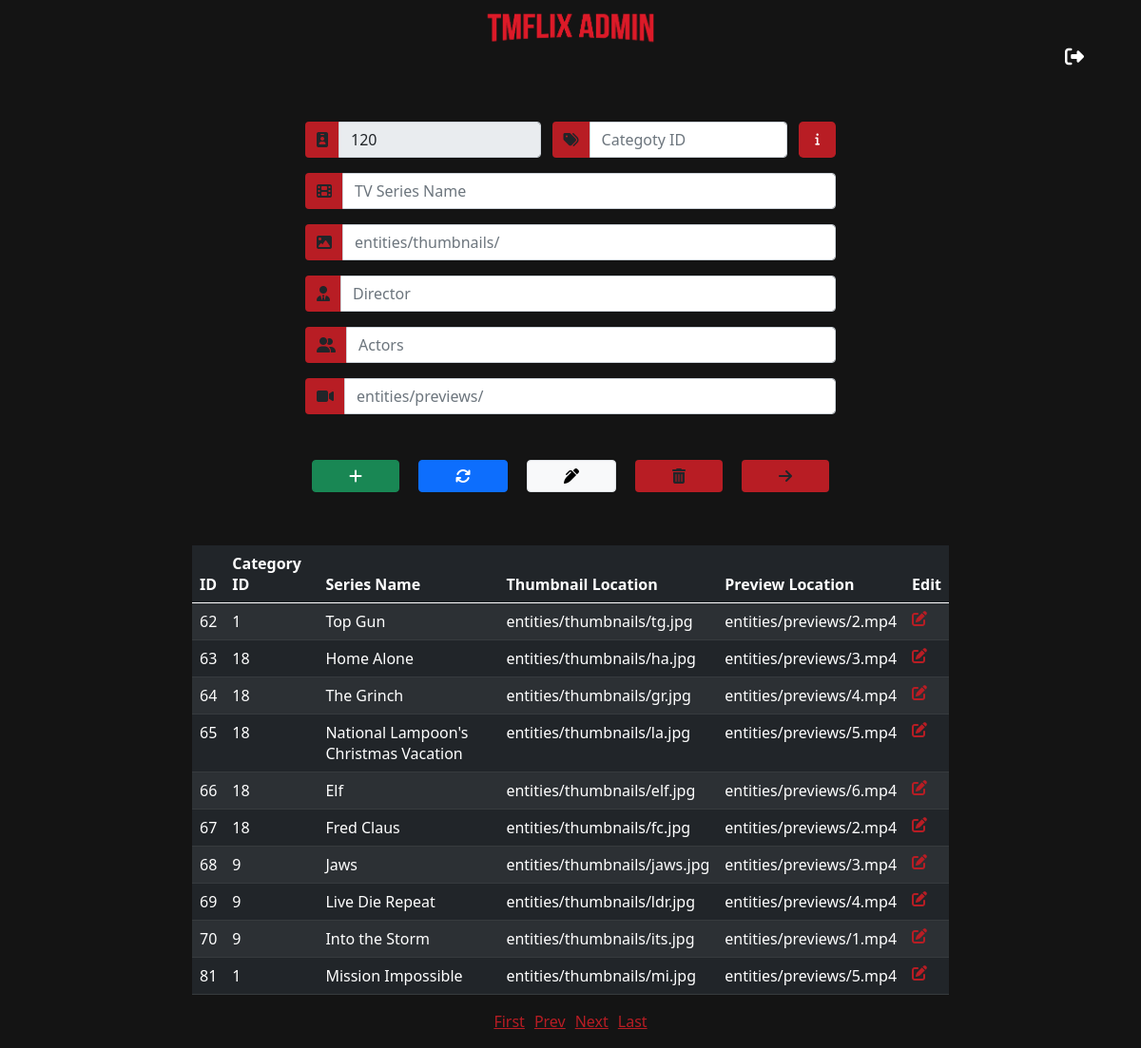
The app's page /adminPage.php?pageno=3 with its own data.
### tables this page shows
CREATE TABLE `entities` (
  `id` int(11) NOT NULL,
  `name` varchar(250) NOT NULL,
  `thumbnail` varchar(250) NOT NULL,
  `preview` varchar(250) NOT NULL,
  `categoryId` int(11) NOT NULL
);

### adminPage.php (the view, shortened to what this page needs)
<?php
require_once("includes/classes/component.php");
require_once("includes/adminNavBar.php");
?>
<!DOCTYPE html>
<html>
<head>
	<link href="https://cdn.jsdelivr.net/npm/bootstrap@5.0.2/dist/css/bootstrap.min.css" rel="stylesheet">
	<link rel="stylesheet" type="text/css" href="assets/style/adminStyle.css">
</head>
<body>
	<div class="wrapper">
	<main class="mainContainer">
		<div class="container text-center">
			<div class="d-flex justify-content-center">
				<form action="" method="post" class="w-50">
					<div class="d-flex justify-content-center">
						<div class="row py-2">
							<div class="col colId">
							</div>
							<div class="col">
							</div>
							<div class="col2">
								<a class="btn btn-lg btn-dangers pop" data-toggle="popover" data-htmlcontent='#myPopoverContent'><i class="fas fa-info"></i>
								</a>
							</div>
						</div>
					</div>
					<div class="py-2">
					</div>
					<div class="pt-2">
					</div>
					<div class="py-0">
					</div>
					<div class="py-0">
					</div>
					<div class="pb-2">
					</div>
					<div class="d-flex justify-content-center">
					</div>
				</form>
			</div>
			<?php
				if (isset($_GET['pageno'])) {
                    $pageno = $_GET['pageno'];
                } else {
                    $pageno = 1;
                }
                $no_of_records_per_page = 10;
                $offset = ($pageno-1) * $no_of_records_per_page;
			 ?>
			<div class="d-flex table-data justify-content-center">
                <table class="table table-striped table-dark">
                    <thead class="thead-dark">
                        <tr>
                            <th>ID</th>
                            <th>Category ID</th>
                            <th>Series Name</th>
                            <th>Thumbnail Location</th>
                            <th>Preview Location</th>
                            <th>Edit</th>
                        </tr>
                    </thead>
                    <tbody id="tbody">
                        <?php
                                $conn=mysqli_connect("localhost","root","","tmflix");
                                $total_pages_sql = "SELECT COUNT(*) FROM entities";
                                $resultPage = mysqli_query($conn,$total_pages_sql);
                                $total_rows = mysqli_fetch_array($resultPage)[0];
                                $total_pages = ceil($total_rows / $no_of_records_per_page);
                                $sql = "SELECT * FROM entities LIMIT $offset, $no_of_records_per_page";
                                $res_data = mysqli_query($conn,$sql);
                                if($res_data){
                                    while($row = mysqli_fetch_assoc($res_data)){?>
                                        <tr>
                                            <td data-id="<?php echo $row['id']; ?>"><?php echo $row['id']; ?></td>
                                            <td data-id="<?php echo $row['id']; ?>"><?php echo $row['categoryId']; ?></td>
                                            <td data-id="<?php echo $row['id']; ?>"><?php echo $row['name']; ?></td>
                                            <td data-id="<?php echo $row['id']; ?>"><?php echo $row['thumbnail']; ?></td>
                                            <td data-id="<?php echo $row['id']; ?>"><?php echo $row['preview']; ?></td>
                                            <td><i class="fas fa-edit btnedit" data-id="<?php echo $row['id']; ?>"></i></td>
                                        </tr>
                            <?php
                                    }
                                }
                        ?>
                    </tbody>
                </table>
            </div>
            <div class="paginationMain">
            	<ul class="pagination">
			        <li><a href="?pageno=1">First</a></li>
			        <li class="<?php if($pageno <= 1){ echo 'disabled'; } ?>">
			            <a href="<?php if($pageno <= 1){ echo '#'; } else { echo "?pageno=".($pageno - 1); } ?>">Prev</a>
			        </li>
			        <li class="<?php if($pageno >= $total_pages){ echo 'disabled'; } ?>">
			            <a href="<?php if($pageno >= $total_pages){ echo '#'; } else { echo "?pageno=".($pageno + 1); } ?>">Next</a>
			        </li>
			        <li><a href="?pageno=<?php echo $total_pages; ?>">Last</a></li>
		    	</ul>
            </div>
		</div>
	</main>
</div>
</body>
</html>

### assets/style/adminStyle.css (style rules this page uses)
.wrapper { min-width: 1050px; min-height: 100%; background-color: #141414; }
.paginationMain { display: flex; justify-content: center; }
.paginationMain li { padding-right: 5; padding-left: 5; }
.paginationMain li a { color: #b81d24 }
.colId { padding: initial; }
.row.py-2 { margin: inherit; width: -webkit-fill-available; }
.col2 { display: contents; }
.btn-dangers.pop { margin: inherit; font-size: small; color: white; }
.btn-dangers.pop .fa-info { line-height: inherit; }
.btn-dangers { background-color: #b81d24; }
.mainContainer { padding-top: 10%; }
.d-flex table { margin: 1em 10em; }
table .btnedit { color: #b81d24; cursor: pointer; }

### records on screen
entities: id "62", categoryId "1", name "Top Gun", thumbnail "entities/thumbnails/tg.jpg", preview "entities/previews/2.mp4"
entities: id "63", categoryId "18", name "Home Alone", thumbnail "entities/thumbnails/ha.jpg", preview "entities/previews/3.mp4"
entities: id "64", categoryId "18", name "The Grinch", thumbnail "entities/thumbnails/gr.jpg", preview "entities/previews/4.mp4"
entities: id "65", categoryId "18", name "National Lampoon's Christmas Vacation", thumbnail "entities/thumbnails/la.jpg", preview "entities/previews/5.mp4"
entities: id "66", categoryId "18", name "Elf", thumbnail "entities/thumbnails/elf.jpg", preview "entities/previews/6.mp4"
entities: id "67", categoryId "18", name "Fred Claus", thumbnail "entities/thumbnails/fc.jpg", preview "entities/previews/2.mp4"
entities: id "68", categoryId "9", name "Jaws", thumbnail "entities/thumbnails/jaws.jpg", preview "entities/previews/3.mp4"
entities: id "69", categoryId "9", name "Live Die Repeat", thumbnail "entities/thumbnails/ldr.jpg", preview "entities/previews/4.mp4"
entities: id "70", categoryId "9", name "Into the Storm", thumbnail "entities/thumbnails/its.jpg", preview "entities/previews/1.mp4"
entities: id "81", categoryId "1", name "Mission Impossible", thumbnail "entities/thumbnails/mi.jpg", preview "entities/previews/5.mp4"
